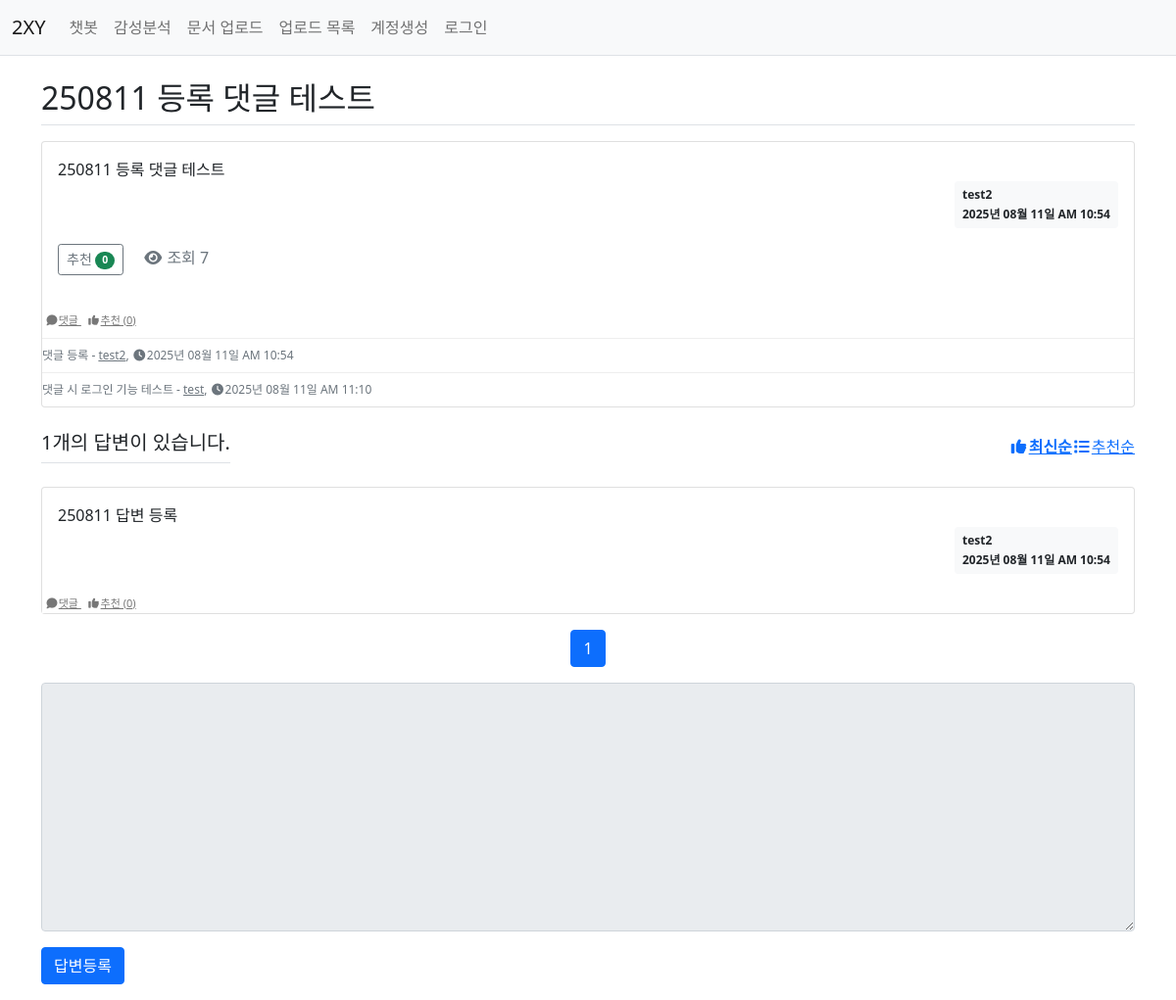
Before: /question/detail/305/ with the older database file.
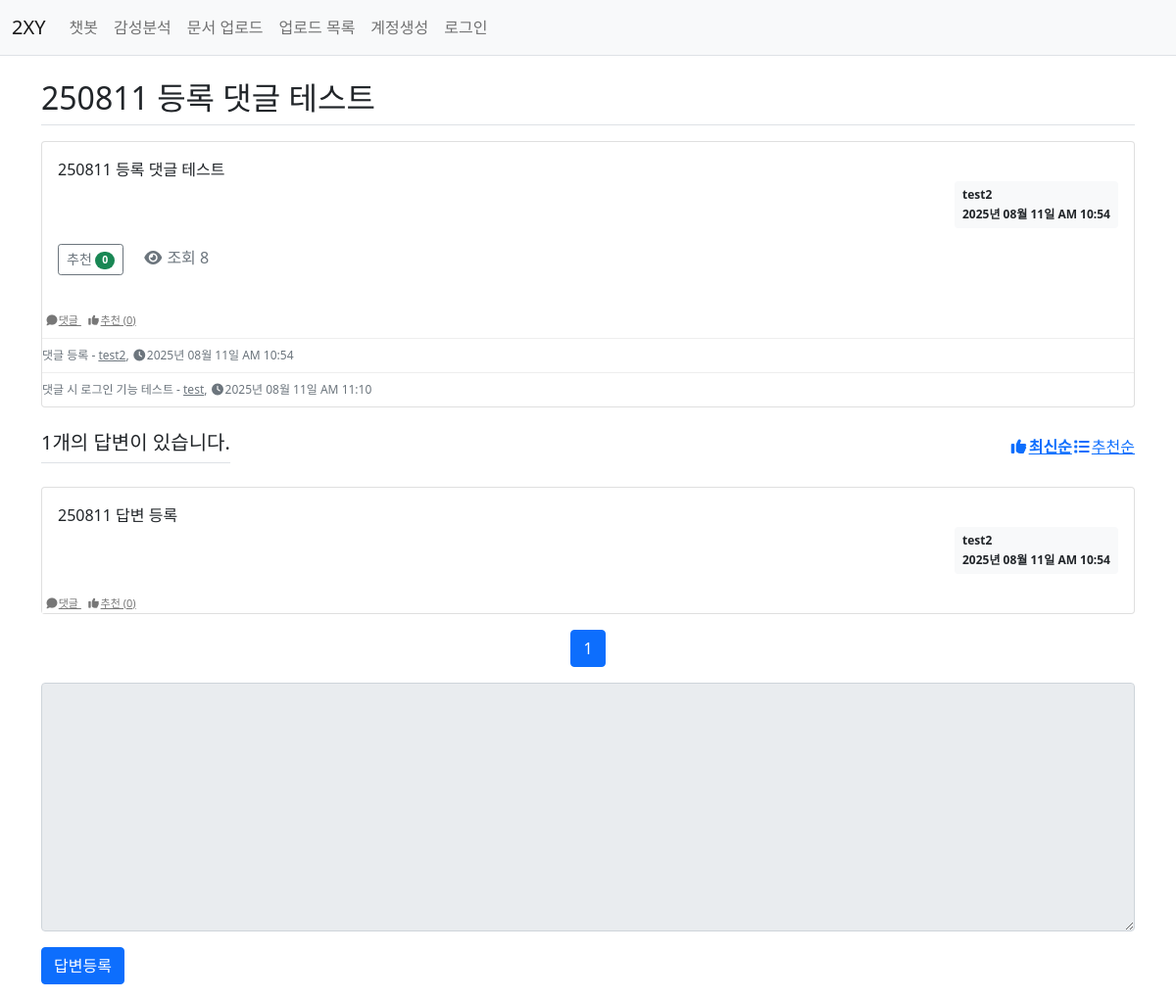
After: the same page with the newer database file.
### pybo/models.py (models this page shows)
class Question(db.Model):
    id = db.Column(db.Integer, primary_key=True)
    subject = db.Column(db.String(200), nullable=False)
    content = db.Column(db.Text(), nullable=False)
    create_date = db.Column(db.DateTime(), nullable=False)
    user_id = db.Column(db.Integer, db.ForeignKey('user.id', ondelete='CASCADE'), nullable=False)
    user = db.relationship('User', backref=db.backref('question_set'))
    modify_date = db.Column(db.DateTime(), nullable=True)
    voter = db.relationship('User', secondary=question_voter, backref=db.backref('question_voter_set'))
    view_count = db.Column(db.Integer, default=0)  # 조회 수 필드 추가

### pybo/views/question_views.py (the view)
@bp.route('/detail/<int:question_id>/')
def detail(question_id):
    page = request.args.get('page', type=int, default=1)
    sort = request.args.get('sort', type=str, default='recent')
    question = Question.query.get_or_404(question_id)
    if question.view_count is None:
        question.view_count = 1
    else:
        question.view_count += 1
    db.session.commit()
    form = AnswerForm()  # 답변 폼 생성
    comment_form = CommentForm()  # 댓글 폼 생성
    answers_query = Answer.query.filter(Answer.question_id == question_id)
    if sort == 'recommend': # 추천순
        answers_query = answers_query.outerjoin(Answer.voter).group_by(Answer.id).order_by(func.count(User.id).desc(), Answer.create_date.desc())
    else: # 최신순
        answers_query = answers_query.order_by(Answer.create_date.desc())
    answers = answers_query.paginate(page=page, per_page=10)
    return render_template('question/question_detail.html', question=question, form=form, answers=answers, comment_form=comment_form, sort=sort, page=page)

### pybo/forms.py
class AnswerForm(FlaskForm):
    content = TextAreaField('내용', validators=[DataRequired('내용은 필수 입력 항목입니다.')])

class CommentForm(FlaskForm):
    content = TextAreaField('댓글', validators=[DataRequired('댓글은 필수 입력 항목입니다.')])

### pybo/filter.py (called while the page is built)
def format_datetime(value, fmt='%Y년 %m월 %d일 %p %I:%M'):
    return value.strftime(fmt)

### pybo/views/auth_views.py (called while the page is built)
@bp.before_app_request
def load_logged_in_user():
    user_id = session.get('user_id')
    if user_id is None:
        g.user = None
    else:
        g.user = User.query.get(user_id)

### pybo/templates/question/question_detail.html (shortened to what the changed rows need)
{% extends 'base.html' %}
{% block content %}
<link rel="stylesheet" href="{{ url_for('static', filename='bootstrap.min.css') }}">
<div class="container my-3">
    <h2 class="border-bottom py-2">{{ question.subject }}</h2>
    <div class="card my-3">
        <div class="card-body">
            <div class="card-text" style="white-space: pre-line;">{{ question.content }}</div>
            <div class="d-flex justify-content-end">
                <div class="badge bg-light text-dark p-2 text-start">
                    <div class="mb-2">{{ question.user.username }}</div>
                    <div>{{ question.create_date|datetime }}</div>
                </div>
            </div>
            <div class="my-3">
                <a href="javascript:void(0)" data-uri="{{ url_for('question.vote', question_id=question.id) }}"
                   class="recommend btn btn-sm btn-outline-secondary"> 추천
                    <span class="badge rounded-pill bg-success">{{ question.voter|length }}</span>
                </a>
                <span class="text-muted ms-3">
                    <i class="fas fa-eye"></i> 조회 {{ question.view_count or 0 }}
                </span>
            </div>
        </div>
        <div class="my-action-buttons">
        </div>
        {% if question.comment_set %}
            <div class="comment-block">
            </div>
        {% endif %}
    </div>
    <div class="d-flex justify-content-between align-items-center my-3">
        <h5 class="border-bottom py-2">{{ answers.total }}개의 답변이 있습니다.</h5>
        <div class="btn-group">
        </div>
    </div>
    {% for answer in answers.items %}
    <div class="card my-3">
        <div class="card-body">
        </div>
        <div class="my-action-buttons">
        </div>
    </div>
    {% endfor %}
    <ul class="pagination justify-content-center">
        {% for p in answers.iter_pages(left_edge=1, right_edge=1, left_current=2, right_current=2) %}
            {% if p %}
            <li class="page-item {% if p == answers.page %}active{% endif %}">
            </li>
            {% else %}
            <li class="page-item disabled"><span class="page-link">…</span></li>
            {% endif %}
        {% endfor %}
    </ul>
    <form action="{{ url_for('answer.create', question_id=question.id) }}" method="post" class="my-3">
        <div class="mb-3">
        </div>
        <input type="submit" value="답변등록" class="btn btn-primary">
    </form>
</div>
{% endblock %}

Changed rows visible on the page:
changed Question "250811 등록 댓글 테스트": view_count "7" → "8"
